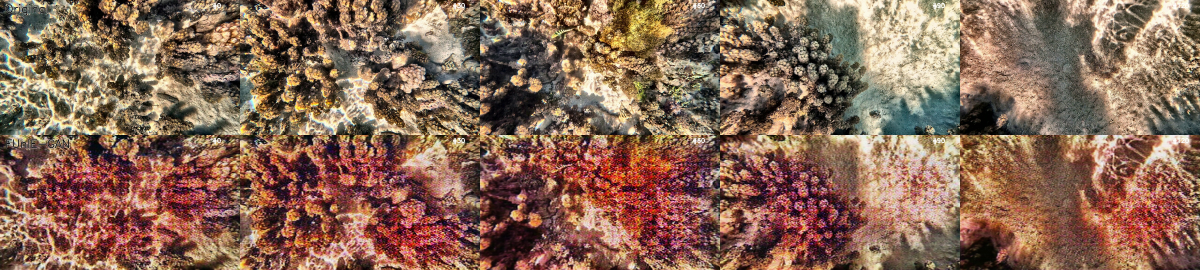
#> input picture 11_deep_learning_models/comparison_grid.jpg, 4800 x 1080 px, given in place of subclip_5s.mp4, which was not available (shown at 1/4 size)
$ python infer_tophat_v2.py
#> lines starting #> are read from the running program, lines starting #| are printed output that depends on the picture; after the words box and inside, x2 and y2 are one past the last pixel; in counts of white or black regions, pixels touching at a corner belong together; pictures that were not available may be replaced by others from this repository, and a replacement may not be noted
#!/usr/bin/env python3
"""
Inférence Seafloor v2 — Masque Top-Hat amélioré + inpainting temporel.

Le UNet était mal entraîné (pseudo-labels trop larges).
Cette version utilise directement un Top-Hat avec des paramètres soignés :
  - Grand kernel relatif à la résolution (7% de la largeur)
  - Seuil adaptatif (percentile)
  - Uniquement les pics lumineux (pas les zones sombres)
"""
import os, cv2
import numpy as np
from tqdm import tqdm

VIDEO_PATH   = "/home/mickael/damien/01_extraction/subclip_5s.mp4"
OUTPUT_DIR   = "/home/mickael/damien/11_deep_learning_models/seafloor_invariant_run"
RESULT_VIDEO = os.path.join(OUTPUT_DIR, "result_tophat_v2.mp4")
COMPARISON   = os.path.join(OUTPUT_DIR, "comparison_tophat_v2.mp4")
GRID_PATH    = os.path.join(OUTPUT_DIR, "grid_tophat_v2.jpg")

N_WINDOW     = 9    # Nombre de frames voisines pour la médiane
SCALE        = 0.5  # Travailler en demi-résolution (plus rapide)

os.makedirs(OUTPUT_DIR, exist_ok=True)

# ── Charger vidéo ────────────────────────────────────────────────────────────
cap = cv2.VideoCapture(VIDEO_PATH)
total = int(cap.get(cv2.CAP_PROP_FRAME_COUNT))
fps   = cap.get(cv2.CAP_PROP_FPS)
W, H  = int(cap.get(cv2.CAP_PROP_FRAME_WIDTH)), int(cap.get(cv2.CAP_PROP_FRAME_HEIGHT))

all_frames = []
for _ in range(total):
    ret, f = cap.read()
    if ret: all_frames.append(f)
#> this loop made 1 pass
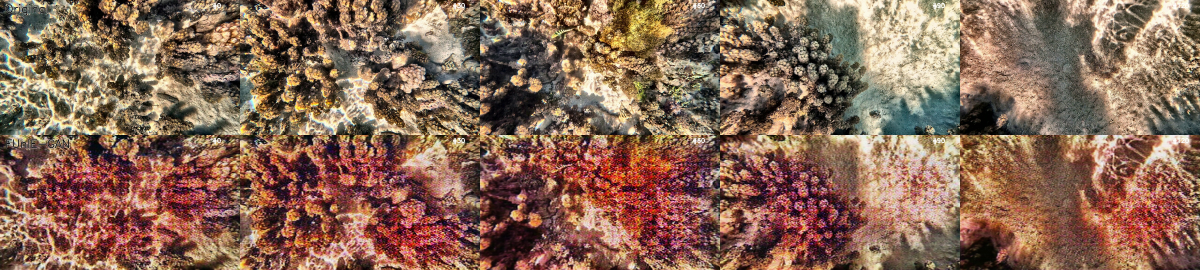
#> input picture 11_deep_learning_models/comparison_grid.jpg, 4800 x 1080 px, given in place of subclip_5s.mp4, which was not available (shown at 1/4 size)
#> after the loop, all_frames = 1 item
cap.release()
print(f"Chargé: {len(all_frames)} frames {W}×{H}")
#| Chargé: 1 frames 4800×1080

WW, HH = int(W*SCALE), int(H*SCALE)

# ── Masque Top-Hat amélioré ───────────────────────────────────────────────────
def make_caustic_mask(bgr_full):
    """
    Détecte les caustiques avec Top-Hat + seuil percentile.
    Ne prend que les ZONES PLUS CLAIRES que leur voisinage local.
    """
    bgr = cv2.resize(bgr_full, (WW, HH))

    # Canal de luminance (mieux que V seul)
    lab = cv2.cvtColor(bgr, cv2.COLOR_BGR2LAB)
    L   = lab[:,:,0].astype(np.float32)

    # Top-Hat avec grand kernel (~5% de la largeur)
    k_size = max(21, WW // 22)
    if k_size % 2 == 0: k_size += 1
    k = cv2.getStructuringElement(cv2.MORPH_ELLIPSE, (k_size, k_size))
    tophat = cv2.morphologyEx(L.astype(np.uint8), cv2.MORPH_TOPHAT, k).astype(np.float32)

    # Seuil adaptatif : prendre les pixels > mean + 2*std du tophat
    # (seulement les vraies saillances locales)
    nonzero = tophat[tophat > 0]
    if len(nonzero) > 100:
        thr = np.mean(nonzero) + 1.5 * np.std(nonzero)
        thr = np.clip(thr, 15, 80)
    else:
        thr = 25

    mask = (tophat > thr).astype(np.uint8) * 255

    # Fermeture morphologique pour remplir les trous dans les caustiques
    close_k = cv2.getStructuringElement(cv2.MORPH_ELLIPSE, (7, 7))
    mask = cv2.morphologyEx(mask, cv2.MORPH_CLOSE, close_k)

    # Suppression des petits artefacts (composantes < 50 pixels)
    n_labels, labels, stats, _ = cv2.connectedComponentsWithStats(mask, connectivity=8)
    mask_clean = np.zeros_like(mask)
    for lbl in range(1, n_labels):
        if stats[lbl, cv2.CC_STAT_AREA] >= 30:
            mask_clean[labels == lbl] = 255

    # Redimensionner au format pleine résolution
    mask_full = cv2.resize(mask_clean, (W, H), interpolation=cv2.INTER_NEAREST)
    return mask_full

# ── Pré-calculer tous les masques ────────────────────────────────────────────
print("\nCal masques Top-Hat sur toutes les frames...")
masks = []
coverages = []
for frame in tqdm(all_frames, desc="Masques"):
    m = make_caustic_mask(frame)
    masks.append(m)
    coverages.append((m > 0).mean() * 100)
#> this loop made 1 pass
#> (k_size in make_caustic_mask, thr in make_caustic_mask, n_labels in make_caustic_mask) on pass 1: (109, 80, 286)
#> pass 1, in make_caustic_mask, `L   = lab[:,:,0].astype(np.float32)`:
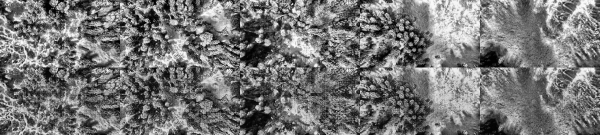
#> L: shape (540, 2400) float32 (shown at 1/4 size); min 0, max 255, mean 117.5
#> pass 1, in make_caustic_mask, `k = cv2.getStructuringElement(cv2.MORPH_ELLIPSE, (k_size, k_size))`:
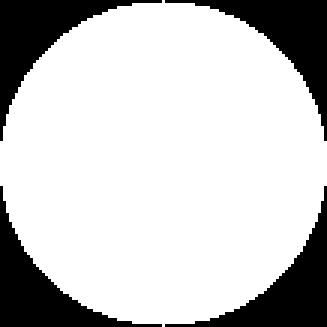
#> k: shape (109, 109) (shown 3 times larger); values 0 (black) and 1 (white), 77.9% white; 4 black regions, box (x1, y1, x2, y2) and area: (0, 0, 54, 47) 655, (55, 0, 109, 47) 655, (0, 62, 54, 109) 655, (55, 62, 109, 109) 655
#> after the loop, coverages = [80.13]; masks = 1 item

print(f"Couverture masque — min:{min(coverages):.1f}%  mean:{np.mean(coverages):.1f}%  max:{max(coverages):.1f}%")
#| Couverture masque — min:80.1%  mean:80.1%  max:80.1%

# ── Inpainting temporel guidé par masque ─────────────────────────────────────
print("\nInpainting temporel guidé par masque...")

fourcc   = cv2.VideoWriter_fourcc(*'mp4v')
out_vid  = cv2.VideoWriter(RESULT_VIDEO, fourcc, fps, (W, H))
out_comp = cv2.VideoWriter(COMPARISON,   fourcc, fps, (W*2, H))

results = []
for i in tqdm(range(total), desc="Inpainting"):
    frame = all_frames[i]
    mask  = masks[i]

    if (mask > 0).mean() < 0.01:
        # Presque aucune caustique → frame inchangée
        results.append(frame.copy())
        continue

    # Fenêtre temporelle
    lo = max(0, i - N_WINDOW // 2)
    hi = min(total, i + N_WINDOW // 2 + 1)

    # Médiane temporelle des frames voisines (sans frame courante)
    nbrs = [all_frames[j] for j in range(lo, hi) if j != i]
    if not nbrs:
        results.append(frame.copy())
        continue
    med = np.median(np.stack(nbrs, axis=0), axis=0).astype(np.uint8)

    # Blending doux par distanceTransform
    mask_u8 = mask.astype(np.uint8)
    dist     = cv2.distanceTransform(mask_u8, cv2.DIST_L2, 5)
    if dist.max() > 0:
        alpha = np.clip(dist / (dist.max() * 0.5), 0, 1)
    else:
        alpha = np.zeros_like(dist)
    alpha3 = alpha[:, :, None].astype(np.float32)

    result = (frame.astype(np.float32) * (1 - alpha3) +
              med.astype(np.float32)   *  alpha3).astype(np.uint8)
    results.append(result)
#> this loop made 1 pass
#> pass 1, `mask  = masks[i]`:
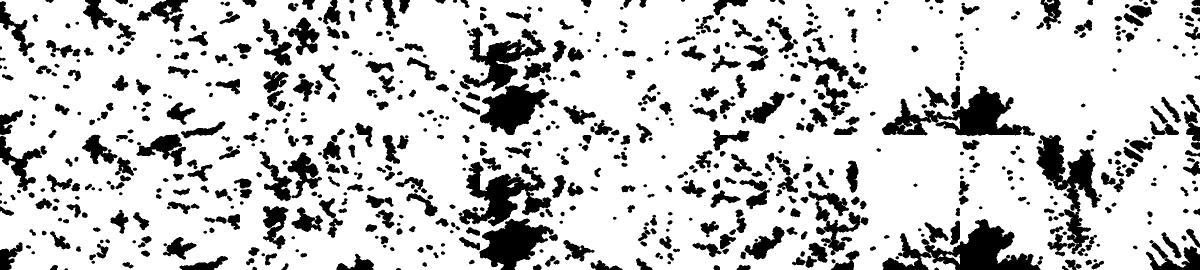
#> mask: shape (1080, 4800) (shown at 1/4 size); 80.1% white; 747 black regions, largest, box (x1, y1, x2, y2) and area: (3530, 876, 4162, 1080) 53192, (3528, 344, 4140, 546) 48488, (4146, 540, 4402, 1018) 43228
#> frame is the input picture: shape (1080, 4800, 3); mean B, G, R 85.4, 103.6, 136.5
#> after the loop, results = 1 item

# ── Écrire vidéos ────────────────────────────────────────────────────────────
print("\nAssemblage vidéos...")
for i, (orig, res) in enumerate(tqdm(zip(all_frames, results), total=total)):
    out_vid.write(res)
    comp = np.hstack([orig, res])
    out_comp.write(comp)
#> this loop made 1 pass
#> pass 1, `comp = np.hstack([orig, res])`:
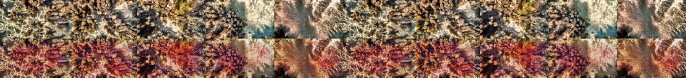
#> comp: shape (1080, 9600, 3) (shown at 1/14 size); mean B, G, R 85.4, 103.6, 136.5

out_vid.release()
out_comp.release()
print(f"✅ Résultat   → {RESULT_VIDEO}")
print(f"✅ Comparaison → {COMPARISON}")

# ── Grille de comparaison ─────────────────────────────────────────────────────
print("\nGrille de comparaison...")
idxs = [0, 25, 50, 75, 100, 125]
rows = []
for idx in idxs:
    if idx < len(all_frames):
        o = cv2.resize(all_frames[idx], (640, 360))
        m = cv2.cvtColor(cv2.resize(masks[idx], (640, 360)), cv2.COLOR_GRAY2BGR)
        r = cv2.resize(results[idx], (640, 360))
        rows.append(np.hstack([o, m, r]))
#> this loop made 6 passes
#> pass 1, `o = cv2.resize(all_frames[idx], (640, 360))`:
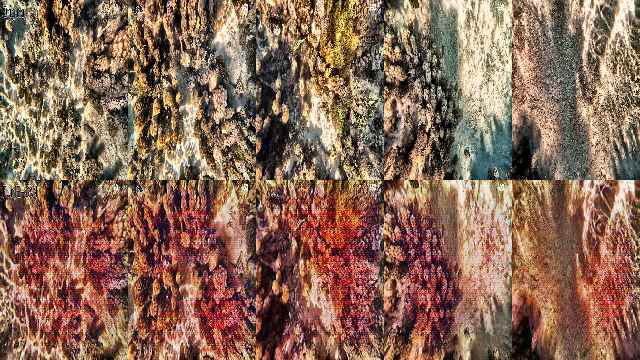
#> o: shape (360, 640, 3); mean of channels 0, 1, 2 85.6, 103.8, 136.7; drawn as B, G, R
#> pass 1, `m = cv2.cvtColor(cv2.resize(masks[idx], (640, 360)), cv2.COLOR_GRAY2BGR)`:
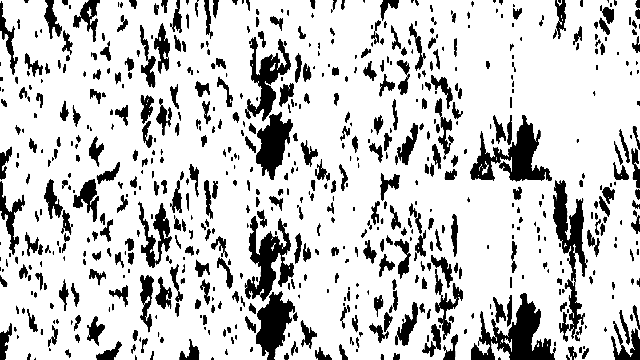
#> m: shape (360, 640, 3); min 0, max 255, mean 204.3
#> after the loop, rows = 1 item
grid = np.vstack(rows)
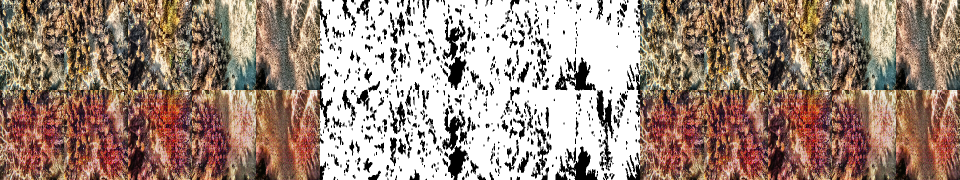
#> grid: shape (360, 1920, 3) (shown at 1/2 size); mean of channels 0, 1, 2 125.1, 137.3, 159.2; drawn as B, G, R
cv2.imwrite(GRID_PATH, grid)
print(f"✅ Grille → {GRID_PATH}")

print("\n✅ Pipeline TopHat v2 terminé !")

$ run again, on 11_deep_learning_models/grid_tophat_v2_small.jpg
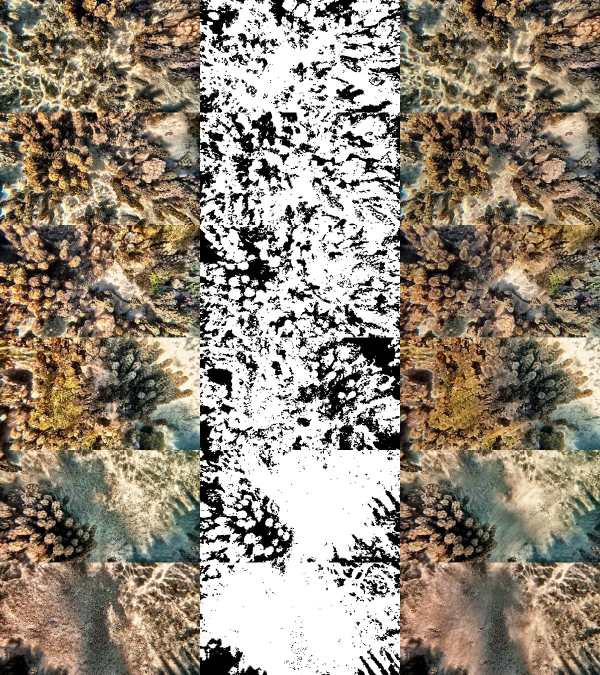
#> input picture 11_deep_learning_models/grid_tophat_v2_small.jpg, 1200 x 1350 px, given in place of subclip_5s.mp4, which was not available (shown at 1/2 size)
#> the loop `for _ in range(total):` made 1 pass
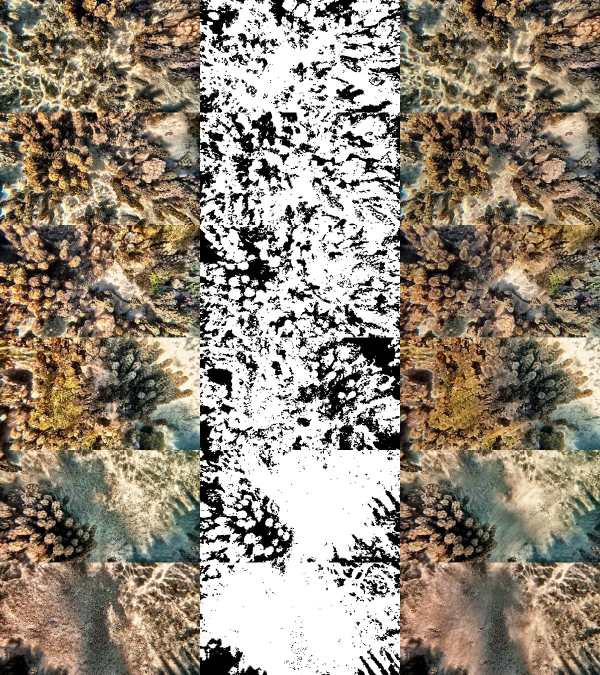
#> input picture 11_deep_learning_models/grid_tophat_v2_small.jpg, 1200 x 1350 px, given in place of subclip_5s.mp4, which was not available (shown at 1/2 size)
#> after the loop `for _ in range(total):`: all_frames = 1 item
#| Chargé: 1 frames 1200×1350
#> the loop `for frame in tqdm(all_frames, desc="Masques"):` made 1 pass
#> (k_size in make_caustic_mask, thr in make_caustic_mask, n_labels in make_caustic_mask) on pass 1: (27, 80, 127)
#> pass 1, in make_caustic_mask, `k = cv2.getStructuringElement(cv2.MORPH_ELLIPSE, (k_size, k_size))`:
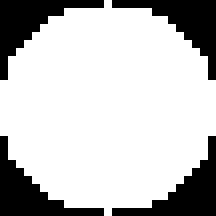
#> k: shape (27, 27) (shown 8 times larger); values 0 (black) and 1 (white), 75.9% white; 4 black regions, box (x1, y1, x2, y2) and area: (0, 0, 13, 10) 44, (14, 0, 27, 10) 44, (0, 17, 13, 27) 44, (14, 17, 27, 27) 44
#> after the loop `for frame in tqdm(all_frames, desc="Masques"):`: coverages = [77.8]; masks = 1 item
#| Couverture masque — min:77.8%  mean:77.8%  max:77.8%
#> frame is the input picture: shape (1350, 1200, 3); mean B, G, R 121.7, 136.5, 147.1
#> the loop `for i, (orig, res) in enumerate(tqdm(zip(all_frames, results), total=t..` made 1 pass
#> `grid = np.vstack(rows)`:
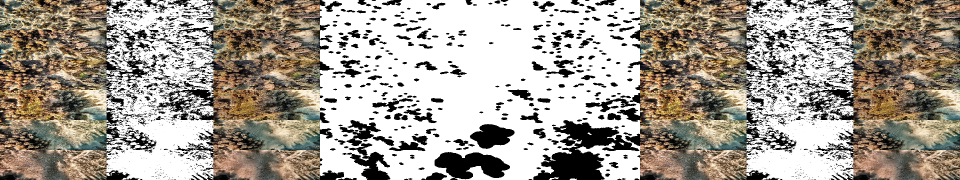
#> grid: shape (360, 1920, 3) (shown at 1/2 size); mean of channels 0, 1, 2 147.2, 157.1, 164.1; drawn as B, G, R
